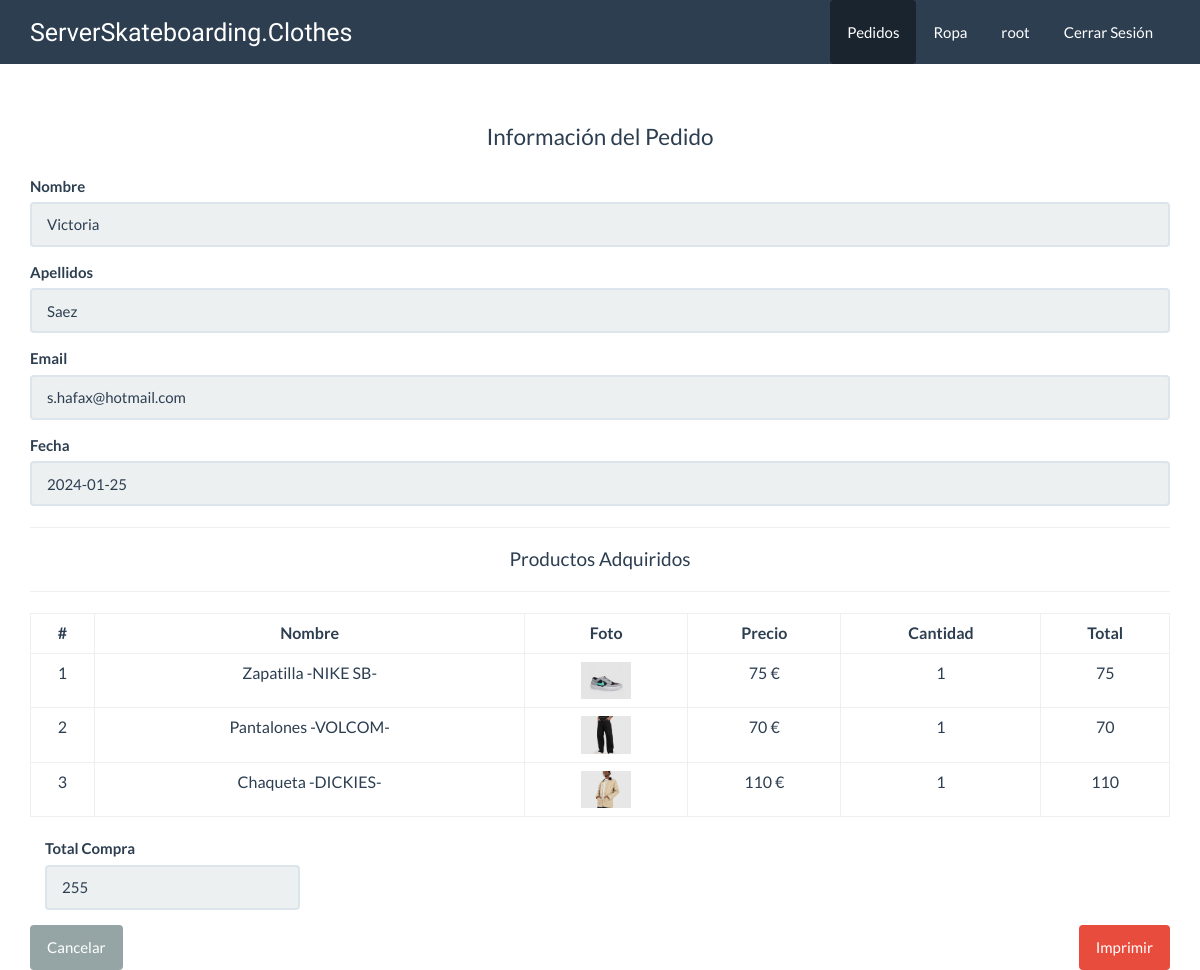
The page /panel/pedidos/ver.php?id=1 (signed in) on the database its author committed.
### tables this page shows
CREATE TABLE `pedidos` (
  `id` int(10) NOT NULL,
  `cliente_id` int(11) NOT NULL,
  `total` decimal(10,0) NOT NULL,
  `fecha` date NOT NULL,
  `estado` int(11) NOT NULL DEFAULT 1
);

CREATE TABLE `clientes` (
  `id` int(10) NOT NULL,
  `nombre` varchar(80) NOT NULL,
  `apellidos` varchar(100) NOT NULL,
  `email` varchar(50) NOT NULL,
  `telefono` varchar(15) NOT NULL,
  `comentario` varchar(300) NOT NULL
);

CREATE TABLE `detalle_pedidos` (
  `id` int(10) NOT NULL,
  `pedidos_id` int(11) NOT NULL,
  `prendas_id` int(11) NOT NULL,
  `precio` decimal(10,0) NOT NULL,
  `cantidad` int(11) NOT NULL,
  `estado` int(11) NOT NULL DEFAULT 1
);

CREATE TABLE `prendas` (
  `id` int(11) NOT NULL,
  `nombre` varchar(80) NOT NULL,
  `descripcion` varchar(300) NOT NULL,
  `foto` varchar(100) NOT NULL,
  `precio` decimal(10,2) NOT NULL,
  `categoria_id` int(10) NOT NULL,
  `fecha` date NOT NULL,
  `estado` int(11) NOT NULL DEFAULT 1
);

### WEB/src/pedido.php (called while the page is built, shortened)
<?php
class Pedido{
    private $cn = null;
    public function __construct(){
        $this->config = parse_ini_file(__DIR__ . '/../config.ini');
        $this->cn = new \PDO($this->config['dns'], $this->config['usuario'], $this->config['clave'], array(
            \PDO::MYSQL_ATTR_INIT_COMMAND => 'SET NAMES utf8'
        ));
    }
    public function mostrarPorId($id)  {
        $sql ="SELECT p.id, nombre, apellidos, email, total, fecha FROM pedidos p INNER JOIN clientes c
        ON p.cliente_id = c.id WHERE p.id = :id";
        $resultado = $this->cn->prepare($sql);
        $array = array(
            ":id" => $id
        );
        if ($resultado->execute($array)) {
            return $resultado->fetch();
        } else {
            return false;
        }
            }
    public function mostrarDetallePorId($id)  {
        $sql ="SELECT dp.id, p.nombre, dp.precio, dp.cantidad, p.foto FROM detalle_pedidos dp
        INNER JOIN prendas p ON p.id = dp.prendas_id
        WHERE dp.pedidos_id = :id";
        $resultado = $this->cn->prepare($sql);
        $array = array(
            ":id" => $id
        );
        if ($resultado->execute($array)) {
            return $resultado->fetchAll();
        } else {
            return false;
        }
    }
}
    ?>

### WEB/panel/pedidos/ver.php (the view, shortened to what this page needs)
<!DOCTYPE html>
<html lang="en">
<head>
  <link rel="stylesheet" href="../../assets/css/bootstrap.min.css">
  <link rel="stylesheet" href="../../assets/css/estilos.css">
  <link rel="stylesheet" href="../../assets/css/style.css">
</head>
<body>
  <nav class="navbar navbar-default navbar-fixed-top">
    <div class="container">
      <div class="navbar-header">
        <a class="navbar-brand texto-google" href="../dashboard.php">ServerSkateboarding.Clothes</a>
      </div>
      <div id="navbar" class="navbar-collapse collapse">
        <ul class="nav navbar-nav pull-right">
          <li class="active">
            <a href="pedidos/index.php" class="btn">Pedidos</a>
          </li>
          <li>
            <a href="../prendas/index.php" class="btn">Ropa</a>
          </li>
          <li>
            <a href="#" class="btn"><?php print $_SESSION['usuario_info']['nombre_usuario']?></a>
          </li>
          <li>
            <a href="../cerrar_session.php" class="btn">Cerrar Sesión</a>
          </li>
        </ul>
      </div>
    </div>
  </nav>
  <div class="container" id="main">
    <div class="row">
      <div class="col-md-12">
        <fieldset>
        <?php
        $id = $_GET['id'];
        $pedido = new dwes\Pedido;
        $info_pedido = $pedido->mostrarPorId($id);
        $info_detalle = $pedido->mostrarDetallePorId($id);
        ?>
            <legend class="text-center">Información del Pedido</legend>
            <div class="form-group">
                <label for="">Nombre</label>
                <input type="text" class="form-control" readonly value="<?php print $info_pedido['nombre']  ?>">
            </div>
            <div class="form-group">
                <label for="">Apellidos</label>
                <input type="text" class="form-control" readonly value="<?php print $info_pedido['apellidos']  ?>">
            </div>
            <div class="form-group">
                <label for="">Email</label>
                <input type="text" class="form-control" readonly value="<?php print $info_pedido['email']  ?>">
            </div>
            <div class="form-group">
                <label for="">Fecha</label>
                <input type="text" class="form-control" readonly value="<?php print $info_pedido['fecha']  ?>">
            </div>
            <hr>
            <h4 class="text-center">Productos Adquiridos</h4>
            <hr>
            <table class="table table-bordered text-center">
          <thead>
            <tr>
              <th class="text-center">#</th>
              <th class="text-center">Nombre</th>
              <th class="text-center">Foto</th>
              <th class="text-center">Precio</th>
              <th class="text-center">Cantidad</th>
              <th class="text-center">Total</th>
            </tr>
          </thead>
          <tbody>
            <?php
            $cantidad = count($info_detalle);
            if ($cantidad > 0) {
              $c = 0;
              for ($i = 0; $i < $cantidad; $i++) {
                $c++;
                $item = $info_detalle[$i];
                $total = $item['precio'] * $item['cantidad'];
            ?>
                <tr>
                  <td><?php print $c   ?></td>
                  <td><?php print  $item['nombre'];  ?></td>
                  <td class="text-center">
                    <?php
                    $foto = '../../upload/' . $item['foto'];
                    if (file_exists($foto)) {
                    ?>
                      <img src="<?php print $foto ?>" width="50">
                    <?php
                    } else { ?>
                      SIN FOTO
                    <?php }
                    ?>
                  </td>
                  <td><?php print  $item['precio']  ?> €</td>
                  <td><?php print  $item['cantidad']  ?></td>
                  <td><?php print  $total  ?></td>
                </tr>
              <?php
              }
            } ?>
          </tbody>
        </table>
        <div class="col-md-3">
        <div class="form-group">
                <label for="">Total Compra</label>
                <input type="text" class="form-control" readonly value="<?php print $info_pedido['total']  ?>">
            </div>
        </div>
        </fieldset>
        <div class="pull-left">
            <a href="index.php" class="btn btn-default hidden-print">Cancelar</a>
        </div>
        <div class="pull-right">
            <a href="#" id="btnImprimir" class="btn btn-danger hidden-print " onclick="window.print()">Imprimir</a>
        </div>
      </div>
    </div>
  </div>
</body>
</html>

### WEB/assets/css/estilos.css (style rules this page uses)
#main { margin-top: 100px; }

### WEB/assets/css/style.css (style rules this page uses)
.texto-google { font-family: 'Unbounded', sans-serif; font-size: 25px; }

### rows shown on the page
pedidos: cliente.nombre "Victoria", cliente.apellidos "Saez", cliente.email "s.hafax@hotmail.com", fecha "2024-01-25", total "255"
detalle_pedidos: prendas.nombre "Zapatilla -NIKE SB-", prendas.foto (picture), precio "75", cantidad "1"
detalle_pedidos: prendas.nombre "Pantalones -VOLCOM-", prendas.foto (picture), precio "70", cantidad "1"
detalle_pedidos: prendas.nombre "Chaqueta -DICKIES-", prendas.foto (picture), precio "110", cantidad "1"

### other values the page prints
$_SESSION['usuario_info']['nombre_usuario'] "root"
